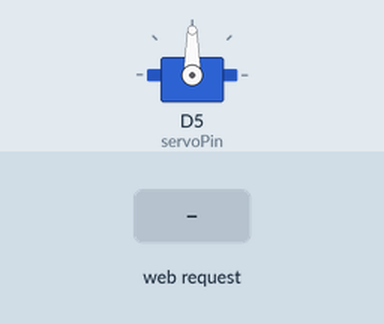
The sketch below on a simulated ESP8266 (NodeMCU). On the bench: servo. The test bench sets the inputs (shaded band). WiFi joins after 1.5 s; servers stay silent unless stated; what the sketch prints to the serial monitor is not drawn.

Above: at 2.7 s.
2.8 s: HTTP request GET /?angle=1 received
At 3.2 s:
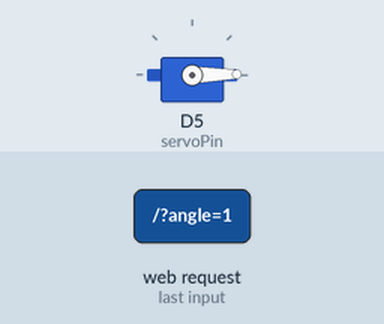
4.3 s: HTTP request GET /?angle=120 received
At 5.5 s:
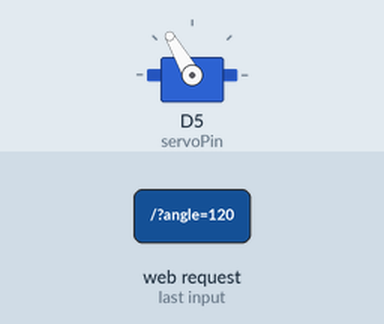
Timing chart, 0 to 7.3 s (numbered marks = the images above; inputs shaded):
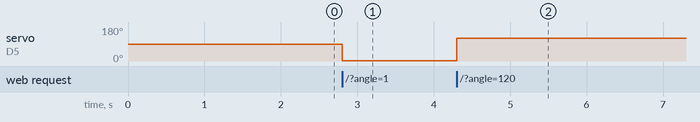

Measured:
- after the input at 2.8 s, servo on D5 (servoPin): 90° → 1° at once
- after the input at 4.3 s, servo on D5 (servoPin): 1° → 120° at once

The sketch:

main.ino
```cpp
#include <ESP8266WiFi.h>
#include <ESP8266WebServer.h>
#include <Servo.h>

const char* ssid = "The White House";  // replace with your network SSID
const char* password = "0\\{S!),zEdo-#*tThz!Z";  // replace with your network password

ESP8266WebServer server(80);

Servo myServo;  // create servo object to control a servo

const int servoPin = D5;  // Pin connected to the servo's signal wire

void connectToWifi(){
  WiFi.begin(ssid, password);
  Serial.print("Connecting to ");
  Serial.print(ssid);

  while (WiFi.status() != WL_CONNECTED) {
    delay(500);
    Serial.print(".");
  }

  Serial.println("");
  Serial.println("WiFi connected");
  Serial.print("IP address: ");
  Serial.println(WiFi.localIP());
}

void handleRoot() {
  Serial.println("Received request at root");
  if (server.hasArg("angle")) {
    String angleString = server.arg("angle");
    int angle = angleString.toInt();
    if (angle >= 0 && angle <= 180) {
      myServo.write(angle);
      server.send(200, "text/plain", "Servo moved to " + angleString + " degrees");
    } else {
      server.send(400, "text/plain", "Angle out of range (0-180)");
    }
  } else {
    server.send(400, "text/plain", "Angle parameter missing");
  }
}

void setup() {
  Serial.begin(115200);
  myServo.attach(servoPin);
  myServo.write(90);

  connectToWifi();

  server.on("/", handleRoot);

  server.begin();
  Serial.println("HTTP server started");
}

void loop() {
  // for (int pos = 0; pos <= 180; pos++) {  // goes from 0 degrees to 180 degrees
  //   myServo.write(pos);  // tell servo to go to position in variable 'pos'
  //   delay(15);  // waits 15ms for the servo to reach the position
  // }
  // for (int pos = 180; pos >= 0; pos--) {  // goes from 180 degrees to 0 degrees
  //   myServo.write(pos);  // tell servo to go to position in variable 'pos'
  //   delay(15);  // waits 15ms for the servo to reach the position
  // }
  server.handleClient();

}
```
